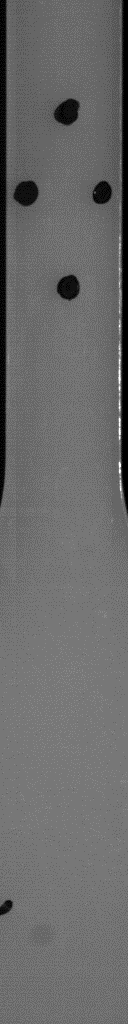
//> input picture vc/TestDLL/test.png, 128 x 1024 px
$ ./TestDLL   (built with g++ and OpenCV 4)
//> lines starting //> are read from the running program, lines starting //| are printed output that depends on the picture; after the words box and inside, x2 and y2 are one past the last pixel; in counts of white or black regions, pixels touching at a corner belong together
### cvBlob/cvb_aux.h
// [24 lines of licence text are left out]

#ifdef SWIG
%module cvblob
    %{
#include "cvb_aux.h"
        %}
#endif

#ifndef _CVBLOB_AUX_H_
#define _CVBLOB_AUX_H_

#include <opencv2/core/core.hpp>

#include "cvb_defines.h"

namespace cvb {

    /// \brief Dot product of the vectors ab and bc.
    /// \param a First point.
    /// \param b Middle point.
    /// \param c Last point.
    /// \return Dot product of ab and bc.
    CVBLOB_EXPORT double DotProductPoints(const cv::Point &a, const cv::Point &b, const cv::Point &c);

    /// \brief Cross product of the vectors ab and bc.
    /// \param a Point.
    /// \param b Point.
    /// \param c Point.
    /// \return Cross product of ab and bc.
    CVBLOB_EXPORT double CrossProductPoints(const cv::Point &a, const cv::Point &b, const cv::Point &c);

    /// \brief Distance between two points.
    /// \param a Point.
    /// \param b Point.
    /// \return Distance.
    CVBLOB_EXPORT double DistancePointPoint(const cv::Point &a, const cv::Point &b);

    /// \brief Distance between line ab and point c.
    /// \param a First point of the segment.
    /// \param b Second point of the segment.
    /// \param c Point.
    /// \param isSegment If false then the distance will be calculated from the line defined by the points a and b, to the point c.
    /// \return Distance between ab and c.
    CVBLOB_EXPORT double DistanceLinePoint(const cv::Point &a, const cv::Point &b, const cv::Point &c, bool isSegment=true);

} // Namespace

#endif // _CVBLOB_AUX_H_

### cvBlob/cvb_defines.h
// [21 lines of licence text are left out]

#ifndef _CVBLOB_DEFINES_H_
#define _CVBLOB_DEFINES_H_

#ifdef _MSC_VER // MS VC

# ifdef CVBLOB_LIB
# define CVBLOB_EXPORT __declspec(dllexport)
# else
# define CVBLOB_EXPORT __declspec(dllimport)
# endif

#else // Other compilers

# define CVBLOB_EXPORT

#endif

#endif  // _CVBLOB_DEFINES_H_

### cvBlob/cvb_contour.cpp
// [21 lines of licence text are left out]

#include <climits>
#include <cmath>
#include <deque>
#include <iostream>
#include <fstream>
#include <sstream>

#include "cvb_contour.h"
#include "cvb_aux.h"

using namespace cvb;

namespace {
    const double kPi = std::atan(1) * 4;
}  // namespace

/// \brief Move vectors of chain codes.
const cv::Point ChainCodeMoves[8] = {
    cv::Point(0, -1),
    cv::Point(1, -1),
    cv::Point(1,  0),
    cv::Point(1,  1),
    cv::Point(0,  1),
    cv::Point(-1,  1),
    cv::Point(-1,  0),
    cv::Point(-1, -1)
};

Contour::Contour() : Contour(cv::Point(0, 0), ChainCodes()) {}

Contour::Contour(cv::Point startingPoint) : Contour(startingPoint, ChainCodes()) {}

Contour::Contour(cv::Point startingPoint, ChainCodes chainCodes) {
    reset(startingPoint, chainCodes);
}

// TODO Update to delegating constructore in VC2013
Contour::Contour(unsigned int x, unsigned int y, ChainCodes chainCodes) {
    reset(cv::Point(x, y), chainCodes);
}

void Contour::reset(cv::Point startingPoint, ChainCodes chainCodes) {
    starting_point = startingPoint;
    chain_codes = chainCodes;
    polygon.clear();

    // Initializes polygon structure

    // Push first point
    cv::Point a_point = starting_point;
    polygon.push_back(a_point);

    if (chain_codes.size() != 0) {
        ChainCode lastCode = chain_codes.front();
        for (auto &a_chain_code : chain_codes) {
            if (lastCode != a_chain_code) {
                // Direction change, add new point
                polygon.push_back(a_point);
                lastCode = a_chain_code;
            }
            // Update point position
            a_point += ChainCodeMoves[a_chain_code];
        }
    }

}

// [18 lines left out: function add_ChainCode, not called in this run]

cv::Point Contour::get_StartingPoint() const {
    return starting_point;
}

ChainCodes Contour::get_ChainCodes() const {
    return chain_codes;
}

ContourPolygon Contour::get_ContourPolygon() const {
    return polygon;
}

// [206 lines left out: functions get_Area, get_Perimeter, get_Circularity, simplifyPolygonRecursive, get_SimplifiedPolygon, get_ConvexHull and 4 more, not called in this run]

std::ostream &operator<< (std::ostream &output, const Contour &p) {
    p.Print(output);
    return output;
}

### cvBlob/cvb_blob.cpp
// [21 lines of licence text are left out]

#include <cmath>
#include <iostream>
#include <opencv2/highgui/highgui.hpp>
#include <opencv2/imgproc.hpp>

#include "cvb_blob.h"

using namespace cvb;

// [14 lines left out: function Blob, not called in this run]

Blob::Blob(unsigned int min_x, unsigned int max_x, unsigned int y, Label label) {
    this->label = label;
    unsigned int n = max_x - min_x + 1;           // Number of items
    double x_sum = n * (min_x + max_x) / 2.; // Sum from min_x to max_x

    this->m00 = n;
    this->minx = min_x;
    this->maxx = max_x;
    this->miny = y;
    this->maxy = y;

    this->m10 = x_sum;
    this->m01 = y * n;
    this->m11 = y * x_sum;
    this->m02 = y * y * n;

    double sum_min_sq; // sum of squares from 1 to (min_x - 1)
    if (min_x == 0)
        sum_min_sq = 0;
    else
        sum_min_sq = (min_x - 1.) * (min_x) * (2. * (min_x - 1.) + 1.) / 6.;
    double sum_max_sq = max_x * (max_x + 1.) * (2. * max_x + 1.) / 6.; // sum of squares from 1 to max_x
    this->m20 = sum_max_sq - sum_min_sq; // sum of squares from min_x to max_x
}

Contour Blob::get_Contour() const {
    return this->contour;
}

ContoursList Blob::get_InternalContours() const {
    return this->internalContours;
}

cv::Point2d Blob::get_Centroid() const {
    return centroid;
}

double Blob::get_Angle() const {
    return .5 * atan2(2. * u11, u20 - u02);
}

unsigned int Blob::get_Area() const {
    return m00;
}

void Blob::SaveImage(const std::string &filename, const cv::Mat &img) const {
    cv::imwrite(filename, img(get_BoundingBox()));
}

cv::Rect Blob::get_BoundingBox() const {
    return cv::Rect(minx, miny, maxx - minx + 1, maxy - miny + 1);
}

void Blob::add_ChainCode(ChainCode chainCode) {
    this->contour.add_ChainCode(chainCode);
}

// [13 lines left out: function add_Moment, not called in this run]

void Blob::add_Moment(unsigned int min_x, unsigned int max_x, unsigned int y) {
    minx = std::min(min_x, minx);
    maxx = std::max(max_x, maxx);
    miny = std::min(y, miny);
    maxy = std::max(y, maxy);

    unsigned int n = max_x - min_x + 1;           // Number of items
    double x_sum = n * (min_x + max_x) / 2.; // Sum from min_x to max_x

    m00 += n;
    m10 += x_sum;
    m01 += y * n;
    m11 += y * x_sum;
    m02 += y * y * n;

    double sum_min_sq; // sum of squares from 1 to (min_x - 1)
    if (min_x == 0)
        sum_min_sq = 0;
    else
        sum_min_sq = (min_x - 1.) * (min_x) * (2. * (min_x - 1.) + 1.) / 6.;
    double sum_max_sq = max_x * (max_x + 1.) * (2. * max_x + 1.) / 6.; // sum of squares from 1 to max_x
    this->m20 = sum_max_sq - sum_min_sq; // sum of squares from min_x to max_x
}

void Blob::add_InternalContour(SharedContour contour) {
    this->internalContours.push_back(contour);
}

void Blob::ComputeMoments() {
    centroid = cv::Point2d(m10 / m00, m01 / m00);

    u11 = m11 - (m10 * m01) / m00;
    u20 = m20 - (m10 * m10) / m00;
    u02 = m02 - (m01 * m01) / m00;

    double m00_2 = m00 * m00;

    n11 = u11 / m00_2;
    n20 = u20 / m00_2;
    n02 = u02 / m00_2;

    p1 = n20 + n02;

    double nn = n20 - n02;
    p2 = nn * nn + 4. * (n11 * n11);
}


// [130 lines left out: functions get_MeanColor, RenderBlob, not called in this run]

void Blob::Print(std::ostream &out) const {
    out << label << ": " << get_Area() << ", (" << centroid.x << ", " << centroid.y << "), [(" << minx << ", " << miny << ") - (" << maxx << ", " << maxy << ")]";
}

// [14 lines left out: function Merge, not called in this run]

std::ostream &operator<< (std::ostream &output, const Blob &b) {
    b.Print(output);
    return output;
}

### cvBlob/cvb_blob_list.cpp
// [21 lines of licence text are left out]

#include <cmath>
#include <iostream>
#include <sstream>

#include <opencv2/highgui/highgui.hpp>

#include "cvb_blob_list.h"

using namespace cvb;

namespace {
    const Label MaxLabel = std::numeric_limits<Label>::max();
}

const std::tuple<cv::Point, unsigned char, ChainCode> movesE[4][3] =
{
    { std::make_tuple(cv::Point(-1, -1), 3, ChainCode_up_left),    std::make_tuple(cv::Point( 0, -1), 0, ChainCode_up),    std::make_tuple(cv::Point( 1, -1), 0, ChainCode_up_right)   },
    { std::make_tuple(cv::Point( 1, -1), 0, ChainCode_up_right),   std::make_tuple(cv::Point( 1,  0), 1, ChainCode_right), std::make_tuple(cv::Point( 1,  1), 1, ChainCode_down_right) },
    { std::make_tuple(cv::Point( 1,  1), 1, ChainCode_down_right), std::make_tuple(cv::Point( 0,  1), 2, ChainCode_down),  std::make_tuple(cv::Point(-1,  1), 2, ChainCode_down_left)  },
    { std::make_tuple(cv::Point(-1,  1), 2, ChainCode_down_left),  std::make_tuple(cv::Point(-1,  0), 3, ChainCode_left),  std::make_tuple(cv::Point(-1, -1), 3, ChainCode_up_left)    }
};

const std::tuple<cv::Point, unsigned char, ChainCode> movesI[4][3] =
{
    { std::make_tuple(cv::Point( 1, -1), 3, ChainCode_up_right),   std::make_tuple(cv::Point( 0, -1), 0, ChainCode_up),    std::make_tuple(cv::Point(-1, -1), 0, ChainCode_up_left)    },
    { std::make_tuple(cv::Point(-1, -1), 0, ChainCode_up_left),    std::make_tuple(cv::Point(-1,  0), 1, ChainCode_left),  std::make_tuple(cv::Point(-1,  1), 1, ChainCode_down_left)  },
    { std::make_tuple(cv::Point(-1,  1), 1, ChainCode_down_left),  std::make_tuple(cv::Point( 0,  1), 2, ChainCode_down),  std::make_tuple(cv::Point(1 ,  1), 2, ChainCode_down_right) },
    { std::make_tuple(cv::Point( 1,  1), 2, ChainCode_down_right), std::make_tuple(cv::Point( 1,  0), 3, ChainCode_right), std::make_tuple(cv::Point( 1, -1), 3, ChainCode_up_right)   }
};

BlobList::BlobList() {
}

void BlobList::SimpleLabel(const cv::Mat &img, Label max_label) {
    CV_Assert(img.type() == CV_8UC1);

    // Reset
    blobs.clear();
    imgLabel = cv::Mat::zeros(img.size(), CVB_LABEL);

    // Do nothing if image is empty
    if (img.rows == 0)
        return;

    // Ensure matrix is continuous
    cv::Mat imgInCont;
    if (img.isContinuous())
        imgInCont = img;
    else
        img.copyTo(imgInCont);

    Label label = 0;
    BlobsMap blob_map;

    unsigned char *imgInBuff = (unsigned char*) imgInCont.ptr();
    size_t stepIn = imgInCont.step1();
    auto imageIn = [&imgInBuff, &stepIn] (int x, int y) -> unsigned char& {
        return imgInBuff[x + y * stepIn];
    };

    Label *imgOutBuff = (Label *) imgLabel.ptr();
    size_t stepOut = imgLabel.step1();
    auto imageOut = [&imgOutBuff, &stepOut] (int x, int y) -> Label& {
        return imgOutBuff[x + y * stepOut];
    };

    for (int y = 0; y < img.rows; y++) {
        for (int x = 0; x < img.cols; x++) {
            // Nothing to label
            if (!imageIn(x, y))
                continue;

            Label l = 0;
            SharedBlob blob;

            // Get the whole line
            int begin_x = x;     // Beginning of internal blob line
            int end_x = begin_x; // End of internal blob line
            BlobsMap prev_blobs; // Blobs on previous line
            while (end_x != img.cols && imageIn(end_x, y)) {
                if (y != 0 && (l = imageOut(end_x, y -1))) {
                    if (prev_blobs.find(l) == prev_blobs.end())
                        prev_blobs.insert(*blob_map.find(l));
                }
                end_x++;
            }
            x = end_x;

            if (prev_blobs.empty()) {
                // New blob
                label++;
                if (label >= max_label)
                    goto SimpleBlobEnd;
                l = label;
                blob = SharedBlob(new Blob(begin_x, end_x - 1, y, label));
                blob_map.insert(blob_map.end(), LabelBlob(label, blob));
            } else {
                SharedBlob blob = prev_blobs.begin()->second;

                if (prev_blobs.size() > 1)  {
                    // Merge blobs
                    for (auto &a_blob : prev_blobs) {
                        if (blob == a_blob.second)
                            continue;
                        blob->Merge(*a_blob.second.get());
                        blob_map.at(a_blob.second->label) = blob;
                    }
                }
                l = blob->label;
                blob->add_Moment(begin_x, end_x - 1, y);
            }

            // Label line
            for (int i_x = begin_x; i_x < end_x; i_x++) {
                imageOut(i_x, y) = l;
            }
        }
    }

SimpleBlobEnd:
    // Remove duplicates
    BlobsMap new_map;
    for (auto &a_blob : blob_map) {
        if (new_map.find(a_blob.second->label) != new_map.end())
            continue;
        new_map.insert(LabelBlob(a_blob.second->label, a_blob.second));
    }

    // Generate final list
    for (auto &a_blob : new_map) {
        blobs.push_back(a_blob.second);
        a_blob.second->ComputeMoments();
    }
}

// [256 lines left out: functions LabelImage, FilterLabels, not called in this run]

std::list<SharedBlob> BlobList::get_BlobsList() const {
    return this->blobs;
}

cv::Mat BlobList::get_ImageLabel() const {
    return this->imgLabel;
}

// [24 lines left out: functions GetLabel, get_LargestBlob, not called in this run]

void BlobList::FilterByArea(unsigned int minArea, unsigned int maxArea) {
    auto it = blobs.begin();
    while(it != blobs.end()) {
        auto &blob = *it;

        if ((blob->get_Area() < minArea) || (blob->get_Area() > maxArea)) {
            auto tmp = it;
            ++it;
            blobs.erase(tmp);
        } else
            ++it;
    }
}

// [13 lines left out: function FilterByLabel, not called in this run]

// [43 lines of commented-out code are left out]
// [57 lines left out: functions HSV2RGB, RenderBlobs, not called in this run]

### vc/TestDLL/TestDLL.cpp
// TestDLL.c : test of CvBlob DLL
//

#include <opencv2/highgui/highgui.hpp>
#include <opencv2/imgproc/imgproc.hpp>
#include <opencv2/features2d/features2d.hpp>

#include <cvb_blob_list.h>

#include <Windows.h>

int main(int argc, char* argv[]) {
    cv::Mat img = cv::imread("test.png", 1);
//> img is the input picture: 1024 rows x 128 cols, CV_8UC3; min 0, max 255, mean 105.8
    cv::Mat grey;
    grey.create(img.size(), CV_8UC1);
    cv::cvtColor(img, grey, CV_BGR2GRAY, 1);
    cv::threshold(grey, grey, 0, 255, CV_THRESH_BINARY_INV + CV_THRESH_OTSU);
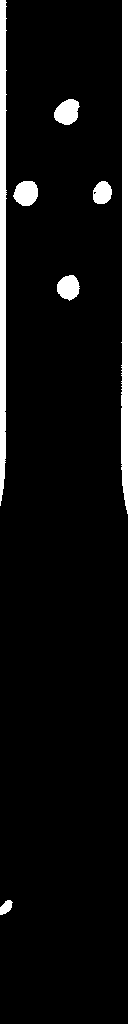
//> grey: 1024 rows x 128 cols, CV_8UC1; 6% white; 7 white regions, largest, box (x1, y1, x2, y2) and area: (121, 0, 128, 514) 3092, (0, 0, 7, 506) 2940, (54, 99, 80, 125) 492

    LARGE_INTEGER freq;
    LARGE_INTEGER t0, tF, tDiff;
    double elapsedTime;

    // cvblob
    QueryPerformanceFrequency(&freq);
    QueryPerformanceCounter(&t0);

    cvb::BlobList blobs;
    blobs.SimpleLabel(grey);
//> after the loop in SimpleLabel, `for (int y = 0; y < img.rows; y++)`: label = 7; blob_map = 7 items
//> the loop in SimpleLabel, `for (auto &a_blob : blob_map)` made 7 passes
//> the loop in SimpleLabel, `for (auto &a_blob : new_map)` made 7 passes
    blobs.FilterByArea(50, img.cols * img.rows / 4);
//> the loop in FilterByArea, `while(it != blobs.end())` made 7 passes

    QueryPerformanceCounter(&tF);
    tDiff.QuadPart = tF.QuadPart - t0.QuadPart;
    elapsedTime = tDiff.QuadPart / (double) freq.QuadPart;
    std::cout << "cvblob:" << elapsedTime << std::endl;

//> (the run ends here: the program needs code that is not available in this run, at `for (auto &a_blob : blobs.get_BlobsMap())`)
